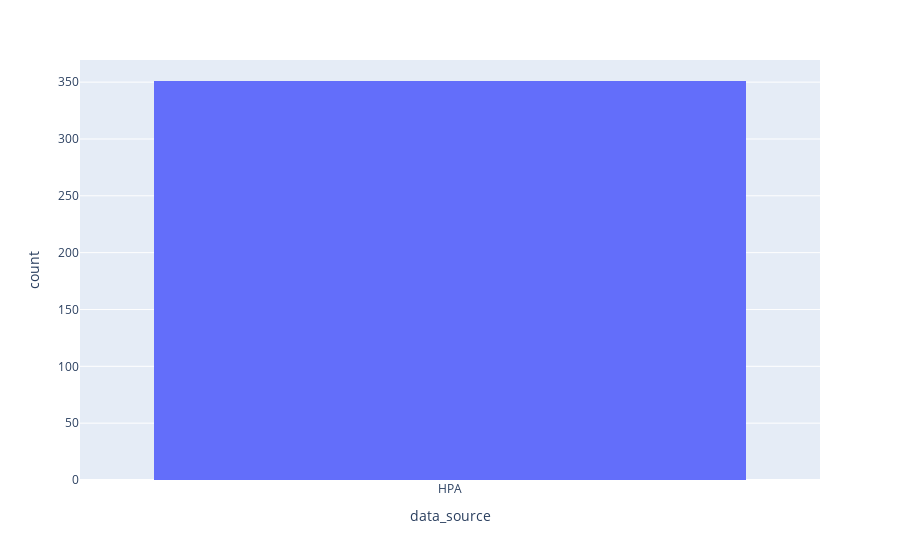

Notebook code for this chart:
### Code cell
fig = px.histogram(train_df, x="data_source")
fig.show()

### Figure 1 — Plotly figure (JSON) as saved in the notebook; plotly's stock layout.template omitted (floating-point values rounded to 4 significant figures; data arrays with more than 128 entries replaced by an {"elided": "..."} marker saying what was removed)
{"data": [{"alignmentgroup": "True", "bingroup": "x", "hovertemplate": "data_source=%{x}<br>count=%{y}<extra></extra>", "legendgroup": "", "marker": {"color": "#636efa", "pattern": {"shape": ""}}, "name": "", "offsetgroup": "", "orientation": "v", "showlegend": false, "type": "histogram", "x": {"elided": "351 str values"}, "xaxis": "x", "yaxis": "y"}], "layout": {"autosize": true, "barmode": "relative", "legend": {"tracegroupgap": 0}, "margin": {"t": 60}, "xaxis": {"anchor": "y", "autorange": true, "domain": [0, 1], "range": [-0.5, 0.5], "title": {"text": "data_source"}, "type": "category"}, "yaxis": {"anchor": "x", "autorange": true, "domain": [0, 1], "range": [0, 369.5], "title": {"text": "count"}}}}
